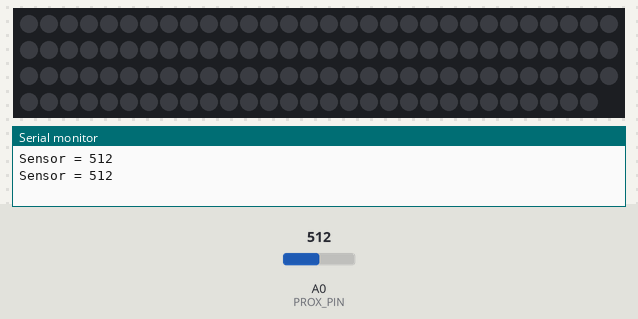
Recording of a sketch running on a simulated Arduino Uno, built with avr-gcc and run on an emulated ATmega328P. Parts: 119 RGB LEDs in strip order, left to right, continuing on the next row, the last lines printed to the serial monitor. The inputs (shaded band) are chosen by the test bench; at power-on: A0 (PROX_PIN) = 512. Dim RGB values are drawn brighter than linear.

Above: at 1.2 s.
1.3 s: A0 (PROX_PIN) set to 191
4.3 s: A0 (PROX_PIN) set to 160
At 7.21 s:
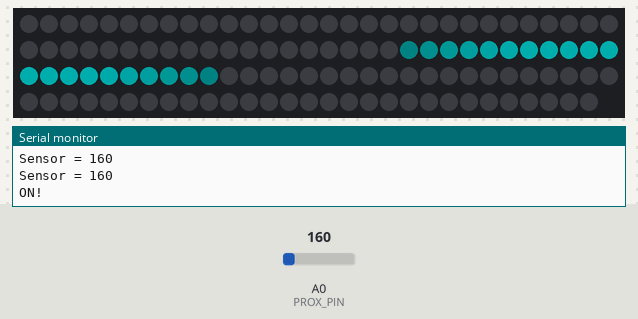
At 13.0 s:
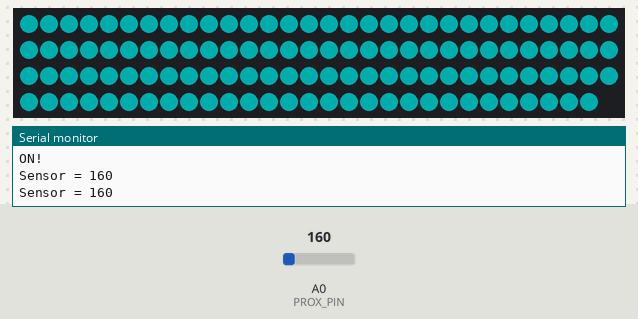
Timing chart, 0 to 13.3 s (numbered marks = the images above; inputs shaded):
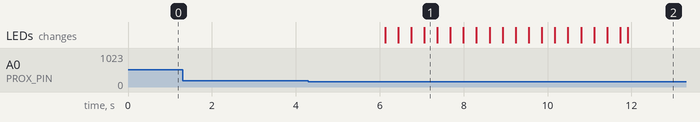

Measured:
- the behaviour switches between 175 and 174 on A0 (PROX_PIN) (found by bisection; images 0 and 1)
- after the input at 4.3 s, the LEDs: first change after 1.8 s (image 1 shows a later state)

The sketch:

bar.ino
```cpp
// (licence header left out)
#include <fix_fft.h>
#include <SPI.h>
#include <Adafruit_NeoPixel.h>

//---------------------------------------------------------
// ADAFRUIT PIXELS
//---------------------------------------------------------
static const int DATA_PIN = 6;
static const int NUM_OF_PIXELS = 119; //119
static const int CENTER_PIXEL = 59; //59
static const int COLOR_STEP = 2;
static const int MAX_INTENSITY = 100;
static const int DELAY = 15; // 15
static const int ADD_PIXEL_ON = 3;
static const int C_RED = 1;
static const int C_GREEN = 2;
static const int C_BLUE = 3;
static const int C_WHITE = 4;
static const int C_PURPLE = 5;
static const int C_LIGHT_BLUE = 6;
static const int C_YELLOW = 7;

// Parameter 1 = number of pixels in strip
// Parameter 2 = pin number (most are valid)
// Parameter 3 = pixel type flags, add together as needed:
//   NEO_KHZ800  800 KHz bitstream (most NeoPixel products w/WS2812 LEDs)
//   NEO_KHZ400  400 KHz (classic 'v1' (not v2) FLORA pixels, WS2811 drivers)
//   NEO_GRB     Pixels are wired for GRB bitstream (most NeoPixel products)
//   NEO_RGB     Pixels are wired for RGB bitstream (v1 FLORA pixels, not v2)
Adafruit_NeoPixel mStrip = Adafruit_NeoPixel(NUM_OF_PIXELS, DATA_PIN, NEO_GRB + NEO_KHZ800);

int mLEDArrayMap[NUM_OF_PIXELS];

//---------------------------------------------------------
// SENSOR
//---------------------------------------------------------
static const int PROX_PIN = 0;
static const int PROX_TRIGGER_DIST = 175;

//---------------------------------------------------------
// STATE MANAGEMENT
//---------------------------------------------------------
int FADE_COUNT = 0;
boolean B_ON = false;

void setup() {
  // initialize the led map
  for (int i = 0; i < NUM_OF_PIXELS; i++) {
    mLEDArrayMap[i] = 0;
  }
  // Initialize all pixels to 'off'
  mStrip.begin();
  mStrip.show();

  // debug
  Serial.begin(9600);
}

void loop() {
  // runThis();
  bar();
}

void bar() {
  int val = readProx();

  if ((val < PROX_TRIGGER_DIST) && (FADE_COUNT <= 12)) {
    FADE_COUNT++;
  } else if ((val >= PROX_TRIGGER_DIST) && (FADE_COUNT >= 0)) {
    FADE_COUNT--;
    delay(200);
  }

  // turn it on!
  if ((B_ON == false) && (FADE_COUNT >= 3)) {
    Serial.println("ON!");
    B_ON = true;
    display(1, C_LIGHT_BLUE, DELAY, MAX_INTENSITY / 2);
  }

  // turn it off...
  if ((B_ON == true) && (FADE_COUNT <= 0)) {
    Serial.println("OFF!");
    B_ON = false;
    display(0, C_LIGHT_BLUE, DELAY, MAX_INTENSITY / 2);
  }

  delay(100);
}

// test method to cycle through different colors, you must add this to the
// loop method in order to see the affect
void runThis() {
  display(1, C_RED, DELAY, MAX_INTENSITY);
  delay(500);
  display(0, C_RED, DELAY, MAX_INTENSITY);
  delay(2500);
  display(1, C_YELLOW, DELAY, MAX_INTENSITY / 2);
  delay(500);
  display(0, C_YELLOW, DELAY, MAX_INTENSITY / 2);
  delay(2500);
  display(1, C_GREEN, DELAY, MAX_INTENSITY);
  delay(500);
  display(0, C_GREEN, DELAY, MAX_INTENSITY);
  delay(2500);
  display(1, C_LIGHT_BLUE, DELAY, MAX_INTENSITY / 2);
  delay(500);
  display(0, C_LIGHT_BLUE, DELAY, MAX_INTENSITY / 2);
  delay(2500);
  display(1, C_BLUE, DELAY, MAX_INTENSITY);
  delay(500);
  display(0, C_BLUE, DELAY, MAX_INTENSITY);
  delay(2500);
  display(1, C_PURPLE, DELAY, MAX_INTENSITY / 2);
  delay(500);
  display(0, C_PURPLE, DELAY, MAX_INTENSITY / 2);
  delay(2500);
//  display(1, C_WHITE, DELAY, MAX_INTENSITY / 3);
//  delay(500);
//  display(0, C_WHITE, DELAY, MAX_INTENSITY / 3);
//  delay(2500);
}

// read from the proximity sensor in order to determine if the light
// should be turned on.  Uses an average of 8 reads to determine
// real distance.
int readProx() {
  int distsensor, i;
  long time;

  distsensor = 0;
  for (i=0; i<8; i++) {
    distsensor += analogRead(PROX_PIN);
    delay(50);
  }
  distsensor /= 8;

  Serial.print(F("Sensor = ")); Serial.println(distsensor);

  return distsensor;
}

void display(int pON, int pCOLOR, int pDelay, int INTENSITY) {
  int myNumOfPixelsToEffect = 0;
  boolean mChanged;
  int mAddPixel = 0;

  if (pON == 1) {
    do {
      mChanged = false;
      // CENTER
      if (mLEDArrayMap[CENTER_PIXEL] < INTENSITY) {
        mChanged = true;
        mLEDArrayMap[CENTER_PIXEL] += COLOR_STEP;
      }
      // WINGS
      for (int i = 1; i <= myNumOfPixelsToEffect; i++) {
        // LEFT
        if (mLEDArrayMap[CENTER_PIXEL - i] < INTENSITY) {
          mChanged = true;
          mLEDArrayMap[CENTER_PIXEL - i] += COLOR_STEP;
        }
        // RIGHT
        if (mLEDArrayMap[CENTER_PIXEL + i] < INTENSITY) {
          mChanged = true;
          mLEDArrayMap[CENTER_PIXEL + i] += COLOR_STEP;
        }
      }

      // set the pixels to the array map
      for (int i = 0; i < NUM_OF_PIXELS; i++) {
        switch(pCOLOR) {
          case C_RED:
            mStrip.setPixelColor(i, mStrip.Color(mLEDArrayMap[i], 0, 0));
            break;
          case C_GREEN:
            mStrip.setPixelColor(i, mStrip.Color(0, mLEDArrayMap[i], 0));
            break;
          case C_BLUE:
            mStrip.setPixelColor(i, mStrip.Color(0, 0, mLEDArrayMap[i]));
            break;
          case C_PURPLE:
            mStrip.setPixelColor(i, mStrip.Color(mLEDArrayMap[i], 0, mLEDArrayMap[i]));
            break;
          case C_LIGHT_BLUE:
            mStrip.setPixelColor(i, mStrip.Color(0, mLEDArrayMap[i], mLEDArrayMap[i]));
            break;
          case C_YELLOW:
            mStrip.setPixelColor(i, mStrip.Color(mLEDArrayMap[i], mLEDArrayMap[i], 0));
            break;
          default:
            mStrip.setPixelColor(i, mStrip.Color(mLEDArrayMap[i], mLEDArrayMap[i], mLEDArrayMap[i]));
            break;
        }
      }

      mStrip.show();
      delay(pDelay);

      if ((mAddPixel == ADD_PIXEL_ON) && (myNumOfPixelsToEffect < ((NUM_OF_PIXELS - 1) / 2))) {
        mAddPixel = 0;
        myNumOfPixelsToEffect++;
      } else {
        mAddPixel += 1;
      }
    } while (mChanged == true);
  } else {
    do {
      mChanged = false;
      // CENTER
      if (mLEDArrayMap[CENTER_PIXEL] > 0) {
        mChanged = true;
        mLEDArrayMap[CENTER_PIXEL] -= COLOR_STEP;
      }
      // WINGS
      for (int i = 1; i <= myNumOfPixelsToEffect; i++) {
        // LEFT
        if (mLEDArrayMap[CENTER_PIXEL - i] > 0) {
          mChanged = true;
          mLEDArrayMap[CENTER_PIXEL - i] -= COLOR_STEP;
        }
        // RIGHT
        if (mLEDArrayMap[CENTER_PIXEL + i] > 0) {
          mChanged = true;
          mLEDArrayMap[CENTER_PIXEL + i] -= COLOR_STEP;
        }
      }

      // set the pixels to the array map
      for (int i = 0; i < NUM_OF_PIXELS; i++) {
        switch(pCOLOR) {
          case C_RED:
            mStrip.setPixelColor(i, mStrip.Color(mLEDArrayMap[i], 0, 0));
            break;
          case C_GREEN:
            mStrip.setPixelColor(i, mStrip.Color(0, mLEDArrayMap[i], 0));
            break;
          case C_BLUE:
            mStrip.setPixelColor(i, mStrip.Color(0, 0, mLEDArrayMap[i]));
            break;
          case C_PURPLE:
            mStrip.setPixelColor(i, mStrip.Color(mLEDArrayMap[i], 0, mLEDArrayMap[i]));
            break;
          case C_LIGHT_BLUE:
            mStrip.setPixelColor(i, mStrip.Color(0, mLEDArrayMap[i], mLEDArrayMap[i]));
            break;
          case C_YELLOW:
            mStrip.setPixelColor(i, mStrip.Color(mLEDArrayMap[i], mLEDArrayMap[i], 0));
            break;
          default:
            mStrip.setPixelColor(i, mStrip.Color(mLEDArrayMap[i], mLEDArrayMap[i], mLEDArrayMap[i]));
            break;
        }
      }

      mStrip.show();
      delay(pDelay);

      if ((mAddPixel == ADD_PIXEL_ON) && (myNumOfPixelsToEffect < ((NUM_OF_PIXELS - 1) / 2))) {
        mAddPixel = 0;
        myNumOfPixelsToEffect++;
      } else {
        mAddPixel += 1;
      }
    } while (mChanged == true);
  }
}


void fadeAll(int pON, int pCOLOR, int pDelay) {
  if (pON == 1) {
    for (int c = 0; c < 150; c += 2) {
      for (int i = 0; i < NUM_OF_PIXELS; i++) {
        switch(pCOLOR) {
          case C_RED:
            mStrip.setPixelColor(i, mStrip.Color(c, 0, 0));
            break;
          case C_GREEN:
            mStrip.setPixelColor(i, mStrip.Color(0, c, 0));
            break;
          case C_BLUE:
            mStrip.setPixelColor(i, mStrip.Color(0, 0, c));
            break;
          default:
            mStrip.setPixelColor(i, mStrip.Color(c, c, c));
            break;
        }
      }
      mStrip.show();
      delay(pDelay);
    }
  } else {
    for (int c = 150; c >= 0; c -= 2) {
      for (int i = 0; i < NUM_OF_PIXELS; i++) {
        switch(pCOLOR) {
          case C_RED:
            mStrip.setPixelColor(i, mStrip.Color(c, 0, 0));
            break;
          case C_GREEN:
            mStrip.setPixelColor(i, mStrip.Color(0, c, 0));
            break;
          case C_BLUE:
            mStrip.setPixelColor(i, mStrip.Color(0, 0, c));
            break;
          default:
            mStrip.setPixelColor(i, mStrip.Color(c, c, c));
            break;
        }
      }
      mStrip.show();
      delay(pDelay);
    }
  }
}
```
